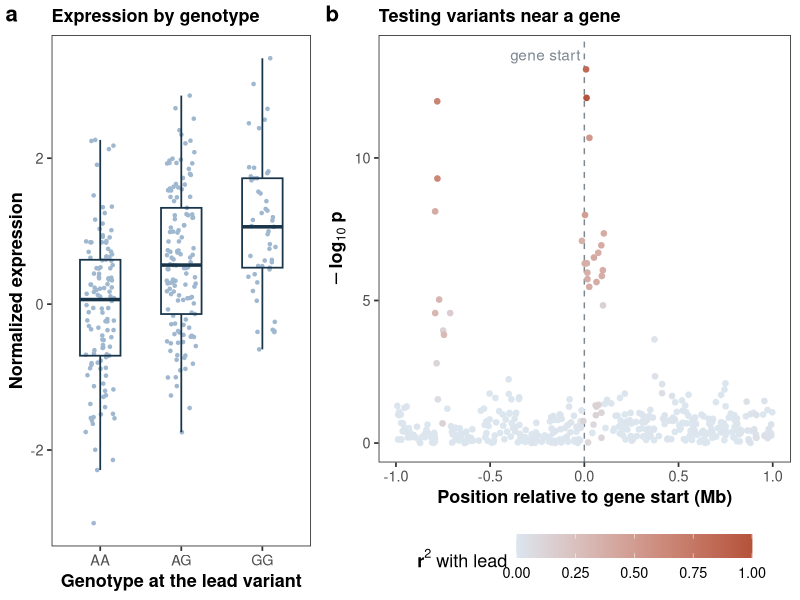
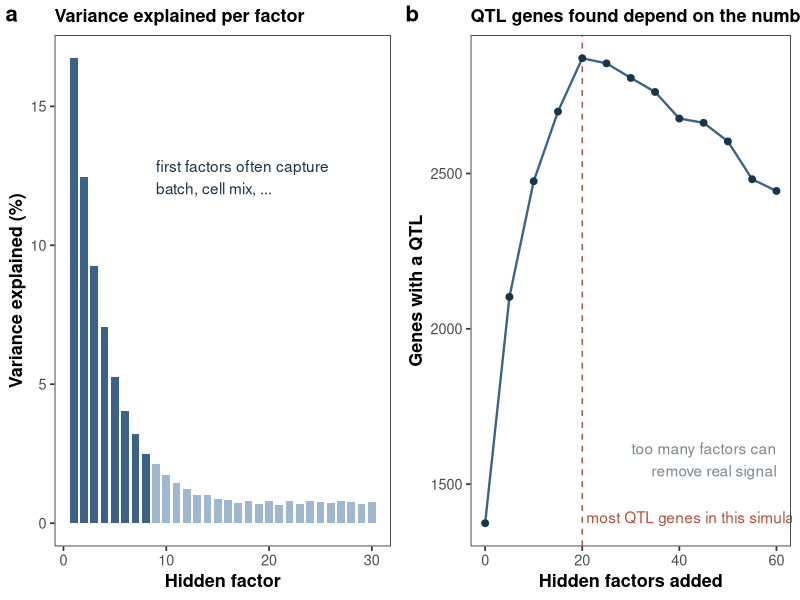
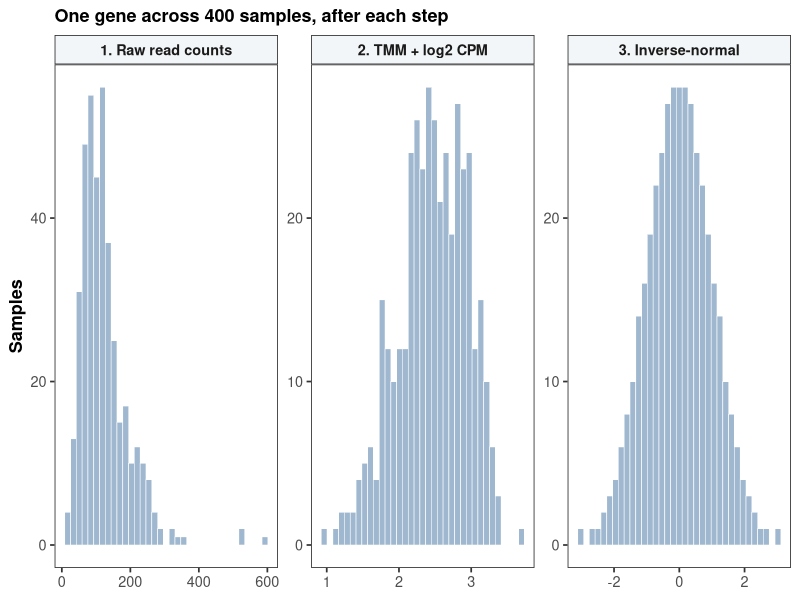

Reproduce these figures in R, in order.
# Teaching figures for the module pages, drawn from simulated data in the xqtl-paper style
# (theme_bw, no grid lines, bold titles, soft colour ramps).
# Run from the repository root:  Rscript website/figures/module_figures.R
# Writes website/figures/modules/<module>.png
suppressPackageStartupMessages({ library(ggplot2); library(grid) })
set.seed(2026)
out <- "website/figures/modules"
dir.create(out, showWarnings = FALSE, recursive = TRUE)

navy <- "#19354a"; blue <- "#3d6289"; sky <- "#9fb8d0"; pale <- "#dce6ef"
red  <- "#b5523b"; sand <- "#d9a35b"; grey <- "#7d8790"
ann  <- 3.9                                              # annotation text size (mm)

theme_x <- function(base = 13) theme_bw(base_size = base) + theme(
  panel.grid = element_blank(),
  plot.title = element_text(face = "bold", size = base),
  axis.title = element_text(face = "bold"),
  legend.position = "bottom", legend.title = element_text(face = "bold"),
  strip.background = element_rect(fill = "#f3f6f8"), strip.text = element_text(face = "bold"))

# lay panels side by side with bold a, b, c tags (no tag for a single panel)
save_panels <- function(file, plots, widths = rep(1, length(plots)), w = 10, h = 4.2) {
  png(file.path(out, file), width = w, height = h, units = "in", res = 200)
  grid.newpage()
  pushViewport(viewport(layout = grid.layout(1, length(plots), widths = unit(widths, "null"))))
  for (i in seq_along(plots)) {
    vp <- viewport(layout.pos.row = 1, layout.pos.col = i)
    print(plots[[i]], vp = vp)
    pushViewport(vp)
    if (length(plots) > 1) grid.text(letters[i], x = unit(4, "pt"), y = unit(1, "npc") - unit(4, "pt"),
              just = c("left", "top"), gp = gpar(fontface = "bold", fontsize = 16))
    popViewport()
  }
  invisible(dev.off())
}

# Genotypes with block-structured LD: inside a block each haplotype copies one of a few founder
# haplotypes, so LD is high within blocks, low between them, and not a simple function of distance.
# `link` makes one block's founder track the lead block's, so a distant variant can be in high LD.
sim_geno <- function(n, block_sizes, link = NULL, K = 4, err = 0.03) {
  hap <- function() {
    ch <- sapply(block_sizes, function(k) sample(K, n, replace = TRUE, prob = c(0.4, 0.3, 0.2, 0.1)))
    if (!is.null(link)) { same <- runif(n) < 0.9; ch[same, link[2]] <- ch[same, link[1]] }
    do.call(cbind, lapply(seq_along(block_sizes), function(b) {
      fnd <- founders[[b]]
      h <- fnd[ch[, b], , drop = FALSE]
      flip <- matrix(runif(length(h)) < err, nrow(h)); h[flip] <- 1L - h[flip]; h
    }))
  }
  founders <- lapply(block_sizes, function(k) {          # K founder haplotypes per block
    f <- matrix(rbinom(K * k, 1, 0.35), K); f[, colSums(f) %in% c(0, K)] <- c(1L, 0L, 0L, 0L); f })
  G <- hap() + hap()
  G[, apply(G, 2, var) > 0]
}

## 1. TensorQTL: one gene with a cis-eQTL --------------------------------------------------
n <- 300
bs <- c(18, 30, 12, 25, 40, 15, 22, 35, 28, 20, 33, 17, 26, 30, 24, 19, 26)
G <- sim_geno(n, bs, link = c(9, 3))                    # block 3 carries block 9's haplotype
pos <- sort(runif(ncol(G), -1e6, 1e6))
lead <- sum(bs[1:8]) + 6                                 # lead variant sits in block 9
expr <- 0.55 * G[, lead] + rnorm(n)
g <- G[, lead]
d1 <- data.frame(geno = factor(c("AA", "AG", "GG")[g + 1], levels = c("AA", "AG", "GG")), expr)
p1a <- ggplot(d1, aes(geno, expr)) +
  geom_jitter(width = 0.18, size = 0.9, colour = sky) +
  geom_boxplot(fill = NA, colour = navy, outlier.shape = NA, width = 0.5, linewidth = 0.6) +
  labs(title = "Expression by genotype", x = "Genotype at the lead variant",
       y = "Normalized expression") + theme_x()
lp <- apply(G, 2, function(x) -log10(summary(lm(expr ~ x))$coefficients[2, 4]))
r2 <- as.vector(cor(G, G[, lead]))^2
d1b <- data.frame(pos = pos / 1e6, lp, r2)[order(r2), ]
p1b <- ggplot(d1b, aes(pos, lp, colour = r2)) +
  geom_vline(xintercept = 0, linetype = 2, colour = grey) +
  geom_point(size = 1.6) +
  annotate("text", x = 0, y = max(lp) * 1.04, label = "gene start ", colour = grey, size = ann, hjust = 1) +
  scale_colour_gradient(low = pale, high = red, name = expression(bold(r^2)~"with lead"), limits = c(0, 1)) +
  labs(title = "Testing variants near a gene", x = "Position relative to gene start (Mb)",
       y = expression(bold(-log[10]~p))) + theme_x() +
  theme(legend.key.width = unit(1.2, "cm"))
save_panels("tensorqtl.png", list(p1a, p1b), widths = c(0.8, 1.2))

## 2. Hidden factors: choosing how many to keep -------------------------------------------
set.seed(2027)
k <- 1:30; ve <- 22 * exp(-k / 3.2) + 0.6 + runif(30, 0, 0.2)
p3a <- ggplot(data.frame(k, ve), aes(k, ve)) +
  geom_col(fill = sky, width = 0.75) + geom_col(data = data.frame(k = 1:8, ve = ve[1:8]), fill = blue, width = 0.75) +
  annotate("text", x = 9, y = ve[2], label = "first factors often capture\nbatch, cell mix, ...", hjust = 0, size = ann, colour = navy) +
  labs(title = "Variance explained per factor", x = "Hidden factor",
       y = "Variance explained (%)") + theme_x()
kk <- seq(0, 60, 5)
eg <- 1400 + 1600 * (1 - exp(-kk / 9)) - 14 * pmax(kk - 20, 0) + rnorm(length(kk), 0, 20)
best <- kk[which.max(eg)]
p3b <- ggplot(data.frame(kk, eg), aes(kk, eg)) +
  geom_vline(xintercept = best, linetype = 2, colour = red) +
  geom_line(colour = blue, linewidth = 0.8) + geom_point(colour = navy, size = 2) +
  annotate("text", x = best, y = min(eg), label = " most QTL genes in this simulation", hjust = 0, vjust = 0, colour = red, size = ann) +
  annotate("text", x = 60, y = min(eg) + 150, label = "too many factors can\nremove real signal", hjust = 1, vjust = 0, colour = grey, size = ann) +
  labs(title = "QTL genes found depend on the number", x = "Hidden factors added",
       y = "Genes with a QTL") + theme_x()
save_panels("hidden_factors.png", list(p3a, p3b))

## 3. Expression normalization: one gene, three scales -------------------------------------
set.seed(2028)
# Counts for 2,000 genes x 400 samples. In some samples a few genes take a large share of the
# reads (a composition effect), which plain library-size scaling gets wrong and TMM corrects.
ng <- 2000; ns <- 400
base <- rlnorm(ng, 3, 1.5)
lib <- rlnorm(ns, log(2e7), 0.35)
comp <- matrix(1, ng, ns); hot <- sample(ns, 120); comp[1:40, hot] <- 25
mu <- sweep(base * comp, 2, colSums(base * comp), "/") * rep(lib, each = ng)
Y <- matrix(rnbinom(ng * ns, mu = mu, size = 10), ng)
# TMM factors (Robinson & Oshlack 2010), written out so the script needs only ggplot2. On this
# matrix they equal edgeR::calcNormFactors(DGEList(Y), method = "TMM") to machine precision (edgeR 4.8.2).
tmm <- function(Y, logratio_trim = 0.3, sum_trim = 0.05) {
  N <- colSums(Y); uq <- apply(sweep(Y, 2, N, "/"), 2, quantile, 0.75)
  ref <- which.min(abs(uq - mean(uq)))
  f <- sapply(seq_len(ncol(Y)), function(j) {
    y <- Y[, j]; r <- Y[, ref]; ok <- y > 0 & r > 0
    M <- log2((y[ok] / N[j]) / (r[ok] / N[ref])); A <- 0.5 * log2((y[ok] / N[j]) * (r[ok] / N[ref]))
    w <- (N[j] - y[ok]) / (N[j] * y[ok]) + (N[ref] - r[ok]) / (N[ref] * r[ok])
    keep <- rank(M) > length(M) * logratio_trim & rank(M) <= length(M) * (1 - logratio_trim) &
            rank(A) > length(A) * sum_trim & rank(A) <= length(A) * (1 - sum_trim)
    2^(sum(M[keep] / w[keep]) / sum(1 / w[keep]))
  })
  f / exp(mean(log(f)))
}
eff <- colSums(Y) * tmm(Y)
gi <- 500                                                 # an ordinary gene, not one of the 40 "hot" ones
cnt <- Y[gi, ]
cpm <- log2((cnt + 0.5) / (eff + 1) * 1e6)
inv <- qnorm((rank(cpm) - 0.5) / length(cpm))
d4 <- rbind(data.frame(stage = "1. Raw read counts", v = cnt),
            data.frame(stage = "2. TMM + log2 CPM", v = cpm),
            data.frame(stage = "3. Inverse-normal", v = inv))
d4$stage <- factor(d4$stage, levels = unique(d4$stage))
p4 <- ggplot(d4, aes(v)) +
  geom_histogram(bins = 35, fill = sky, colour = "white", linewidth = 0.2) +
  facet_wrap(~stage, scales = "free") +
  labs(title = "One gene across 400 samples, after each step", x = NULL, y = "Samples") +
  theme_x()
save_panels("expression_normalization.png", list(p4), h = 3.8)
